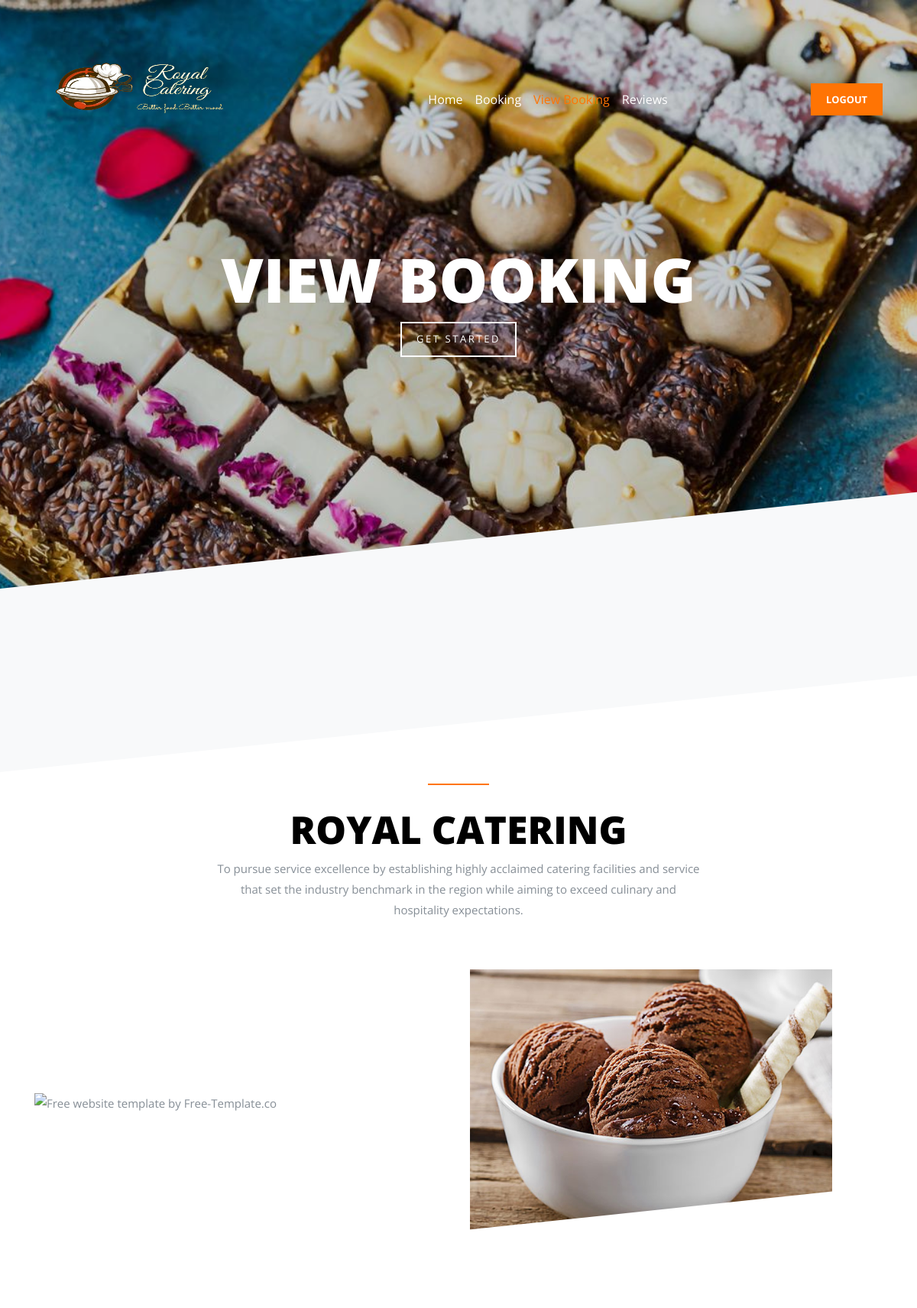
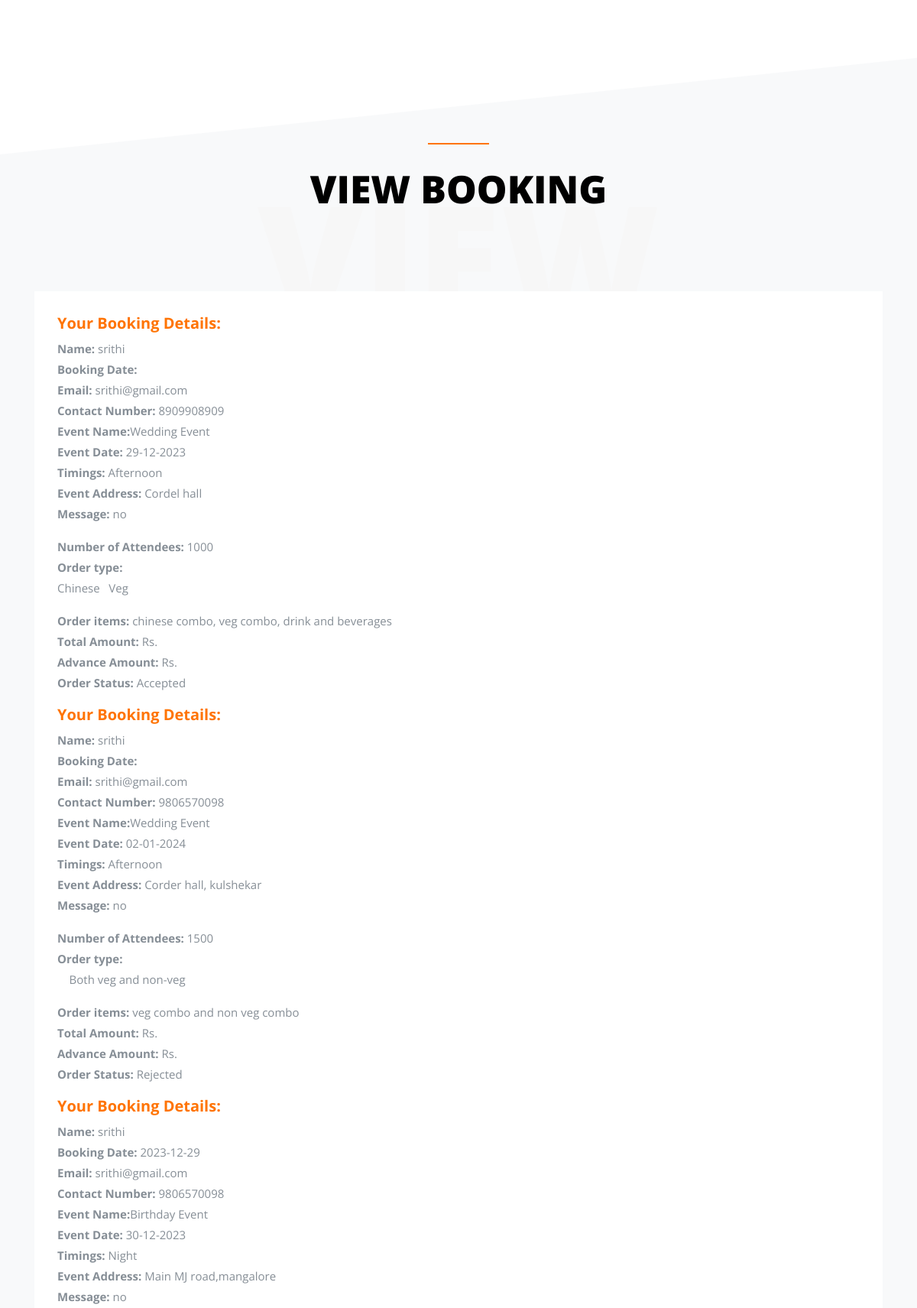
/afterlogin/viewbook1.php (signed in, upper part), run on the app's committed database (2 pictures, top to bottom).
### tables this page shows
CREATE TABLE `booking` (
  `id` int(20) NOT NULL,
  `customername` varchar(50) NOT NULL,
  `bookingdate` varchar(30) NOT NULL,
  `email` varchar(50) NOT NULL,
  `contactnumber` varchar(10) NOT NULL,
  `eventname` varchar(50) NOT NULL,
  `eventdate` date NOT NULL,
  `timings` varchar(20) NOT NULL,
  `eventaddress` varchar(200) NOT NULL,
  `attendees` int(50) NOT NULL,
  `orderchinese` varchar(20) NOT NULL,
  `orderveg` varchar(20) NOT NULL,
  `ordernonveg` varchar(20) NOT NULL,
  `orderboth` varchar(20) NOT NULL,
  `fooditems` varchar(1200) NOT NULL,
  `message` varchar(1000) NOT NULL,
  `status` varchar(50) NOT NULL DEFAULT 'Pending'
);

### afterlogin/viewbook1.php (the view, shortened to what this page needs)
<?php
if(isset($_SESSION['royaladmin']))
{
	$royaladmin=$_SESSION['royaladmin'];
?>
<!DOCTYPE html>
<html lang="en">
  <head>
    <link rel="stylesheet" href="css/bootstrap.css">
    <link rel="stylesheet" href="css/animate.css">
    <link rel="stylesheet" href="css/owl.carousel.min.css">
    <link rel="stylesheet" href="css/aos.css">
    <link rel="stylesheet" href="css/magnific-popup.css">
    <link rel="stylesheet" href="fonts/ionicons/css/ionicons.min.css">
    <link rel="stylesheet" href="fonts/fontawesome/css/font-awesome.min.css">
    <link rel="stylesheet" href="fonts/flaticon/font/flaticon.css">
    <link rel="stylesheet" href="css/style.css">
  </head>
  <body>
    <header role="banner">
      <nav class="navbar navbar-expand-md navbar-dark bg-dark">
        <div class="container">
          <img src="royallogo2.png" style="height:200px;width:270px;margin-left:10px;border-radius:15px;">
          <div class="collapse navbar-collapse" id="navbarsExample05">
            <ul class="navbar-nav ml-auto pl-lg-5 pl-0">
              <li class="nav-item">
                <a class="nav-link" href="index.php">Home</a>
              </li>
              <li class="nav-item">
                <a class="nav-link" href="bookings.php">Booking</a>
              </li>
              <li class="nav-item">
                <a class="nav-link active" href="viewbook.php">View Booking</a>
              </li>
              <li class="nav-item">
                <a class="nav-link" href="reviews.php">Reviews</a>
              </li>
            </ul>
            <ul class="navbar-nav ml-auto">
              <li class="nav-item cta-btn">
                <a class="nav-link" onclick="window.location.href='logout.php'">Logout</a>
              </li>
            </ul>
          </div>
        </div>
      </nav>
    </header>
    <div class="slider-wrap">
      <section class="home-slider owl-carousel">
        <div class="slider-item" style="background-image: url('sweetback.jpg');">
          <div class="container">
            <div class="row slider-text align-items-center justify-content-center">
              <div class="col-md-8 text-center col-sm-12 ">
                <h1 data-aos="fade-up">VIEW BOOKING</h1>
                <p data-aos="fade-up" data-aos-delay="200"><a href="#" class="btn btn-white btn-outline-white">Get Started</a></p>
              </div>
            </div>
          </div>
        </div>
      </section>
    </div>
    <section class="section">
<div class="container">
        <div class="row mb-5 justify-content-center" data-aos="fade">
            <div class="col-md-7 text-center heading-wrap">
              <h2 data-aos="fade-up">Royal Catering</h2>
              <p data-aos="fade-up" data-aos-delay="100">To pursue service excellence by establishing highly acclaimed catering facilities and service that set the industry benchmark in the region while aiming to exceed culinary and hospitality expectations.</p>
            </div>
          </div>
        <div class="row align-items-center">
          <div class="col-lg-6">
            <img src="dahialootikki.jpg" style="height:350px;" alt="Free website template by Free-Template.co" class="img-fluid about_img_1" data-aos="fade" data-aos-delay="200">
          </div>
          <div class="col-lg-6">
            <img src="chocolate.jpg" style="height:350px;" alt="Free website template by Free-Template.co" class="img-fluid about_img_1" data-aos="fade" data-aos-delay="500">
          </div>
        </div>
      </div>
    </section>
    <section class="section  bg-light top-slant-white">
      <div class="clearfix mb-5 pb-5">
        <div class="container-fluid">
          <div class="row" data-aos="fade">
            <div class="col-md-12 text-center heading-wrap">
              <h2>VIEW BOOKING</h2>
              <span class="back-text">view booking</span>
            </div>
          </div>
        </div>
      </div>
      <div class="container">
        <div class="row">
          <div class="col-md-12" data-aos="fade-up" data-aos-delay="100">
            <div class="blog d-block">
        <div class="text">
		<?php
								include 'config.php';
								$sql1 = "select * from booking where email='".$royaladmin."' ";
								$result1 = mysqli_query($con,$sql1);
								$num1=mysqlI_num_rows($result1);
								if($num1 > 0)
								{
								while($row1 = mysqli_fetch_array($result1))
								{
								$customername=$row1['customername'];
								$bookingdate=$row1['bookingdate'];
								$email=$row1['email'];
								$contactnumber=$row1['contactnumber'];
								$eventname=$row1['eventname'];
								$eventdate=$row1['eventdate'];
								$date=date("d-m-Y",strtotime($eventdate));
								$timings=$row1['timings'];
								$eventaddress=$row1['eventaddress'];
								$attendees=$row1['attendees'];
								$orderchinese=$row1['orderchinese'];
								$orderveg=$row1['orderveg'];
								$ordernonveg=$row1['ordernonveg'];
								$orderboth=$row1['orderboth'];
								$fooditems=$row1['fooditems'];
								$message=$row1['message'];
								$status=$row1['status'];
								?>
                <h3><a href="#"><b>Your Booking Details:</b></a></h3>
                <p><b>Name:</b> <?php echo $customername; ?><br>
				<b>Booking Date:</b> <?php echo $bookingdate; ?><br>
				<b>Email:</b> <?php echo $email; ?><br>
		   <b>Contact Number: </b><?php echo $contactnumber; ?><br>
		   <b>Event Name:</b><?php echo $eventname; ?><br>
		   <b>Event Date:</b> <?php echo $date; ?><br>
		   <b>Timings:</b> <?php echo $timings; ?><br>
		  <b> Event Address:</b> <?php echo $eventaddress; ?><br>
		   <b>Message: </b><?php echo $message; ?></p>
			<p><b>Number of Attendees:</b> <?php echo $attendees; ?>     <br>
			   <b> Order type:</b><br><?php echo $orderchinese; ?> &nbsp; <?php echo $orderveg; ?>&nbsp;<?php echo $ordernonveg; ?>&nbsp;<?php echo $orderboth; ?> </p>
		<p><b>Order items:</b> <?php echo $fooditems; ?>
		<br>
		<b>Total Amount:</b> Rs. <br>
		<b>Advance Amount:</b> Rs.<br>
		<b>Order Status:</b> <?php echo $status; ?>
		</p>
								<?php
								}
								}
?>
        </div>
            </div>
          </div>
        </div>
      </div>
    </section>
  </body>
</html>
<?php
}
else
{
	echo"<script>location.href='../loginandsign.php';</script>";
}
?>

### data on the page
booking: customername "srithi", email "srithi@gmail.com", contactnumber "8909908909", eventname "Wedding Event", eventdate "29-12-2023", timings "Afternoon", eventaddress "Cordel hall", message "no", attendees "1000", orderchinese "Chinese", orderveg "Veg", fooditems "chinese combo, veg combo, drink and beverages", status "Accepted"
booking: customername "srithi", email "srithi@gmail.com", contactnumber "9806570098", eventname "Wedding Event", eventdate "02-01-2024", timings "Afternoon", eventaddress "Corder hall, kulshekar", message "no", attendees "1500", orderboth "Both veg and non-veg", fooditems "veg combo and non veg combo", status "Rejected"
booking: customername "srithi", bookingdate "2023-12-29", email "srithi@gmail.com", contactnumber "9806570098", eventname "Birthday Event", eventdate "30-12-2023", timings "Night", eventaddress "Main MJ road,mangalore", message "no"
